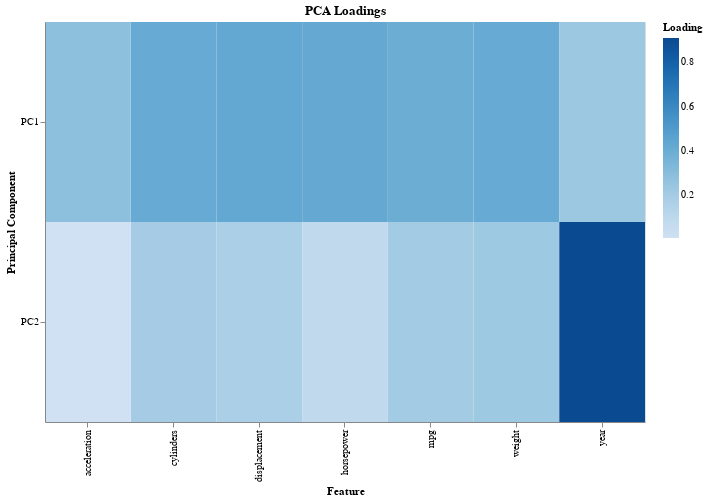

Here is the notebook cell this chart was saved with:
### Code cell
# now heatmap for only 2 components

pca = PCA(n_components=2) # calculate PCA for not only 2 components
pca.fit(X_standardized) 

loadings = pd.DataFrame(pca.components_, columns=features, index=['PC1', 'PC2'])
# transform for visualization
loadings_melted = loadings.reset_index().melt(id_vars='index', var_name='Feature', value_name='Loading')
loadings_melted.rename(columns={'index': 'Principal Component'}, inplace=True)
loadings_melted['Absolute Loading'] = loadings_melted['Loading'].abs() # it does not matter in which direction is the relationship
heatmap = alt.Chart(loadings_melted).mark_rect().encode(
    x=alt.X('Feature:N', title='Feature'),
    y=alt.Y('Principal Component:N', title='Principal Component'),
    color=alt.Color('Absolute Loading:Q', scale=alt.Scale(scheme='blues'), title='Loading'),
    tooltip=['Principal Component', 'Feature', 'Loading']
).properties(
    title='PCA Loadings',
    width=600,
    height=400
)

heatmap

### Figure 1 — Vega-Lite specification as saved in the notebook (floating-point values rounded to 4 significant figures)
{"config": {"view": {"continuousWidth": 300, "continuousHeight": 300}}, "data": {"name": "data-2405318347f8e5ec33326a79879c5276"}, "mark": {"type": "rect"}, "encoding": {"color": {"field": "Absolute Loading", "scale": {"scheme": "blues"}, "title": "Loading", "type": "quantitative"}, "tooltip": [{"field": "Principal Component", "type": "nominal"}, {"field": "Feature", "type": "nominal"}, {"field": "Loading", "type": "quantitative"}], "x": {"field": "Feature", "title": "Feature", "type": "nominal"}, "y": {"field": "Principal Component", "title": "Principal Component", "type": "nominal"}}, "height": 400, "title": "PCA Loadings", "width": 600, "$schema": "https://vega.github.io/schema/vega-lite/v5.20.1.json", "datasets": {"data-2405318347f8e5ec33326a79879c5276": [{"Principal Component": "PC1", "Feature": "mpg", "Loading": -0.3981, "Absolute Loading": 0.3981}, {"Principal Component": "PC2", "Feature": "mpg", "Loading": 0.2068, "Absolute Loading": 0.2068}, {"Principal Component": "PC1", "Feature": "cylinders", "Loading": 0.4161, "Absolute Loading": 0.4161}, {"Principal Component": "PC2", "Feature": "cylinders", "Loading": 0.1985, "Absolute Loading": 0.1985}, {"Principal Component": "PC1", "Feature": "displacement", "Loading": 0.4293, "Absolute Loading": 0.4293}, {"Principal Component": "PC2", "Feature": "displacement", "Loading": 0.1804, "Absolute Loading": 0.1804}, {"Principal Component": "PC1", "Feature": "horsepower", "Loading": 0.4228, "Absolute Loading": 0.4228}, {"Principal Component": "PC2", "Feature": "horsepower", "Loading": 0.08524, "Absolute Loading": 0.08524}, {"Principal Component": "PC1", "Feature": "weight", "Loading": 0.414, "Absolute Loading": 0.414}, {"Principal Component": "PC2", "Feature": "weight", "Loading": 0.2247, "Absolute Loading": 0.2247}, {"Principal Component": "PC1", "Feature": "acceleration", "Loading": -0.2849, "Absolute Loading": 0.2849}, {"Principal Component": "PC2", "Feature": "acceleration", "Loading": -0.006972, "Absolute Loading": 0.006972}, {"Principal Component": "PC1", "Feature": "year", "Loading": -0.2295, "Absolute Loading": 0.2295}, {"Principal Component": "PC2", "Feature": "year", "Loading": 0.9097, "Absolute Loading": 0.9097}]}}
